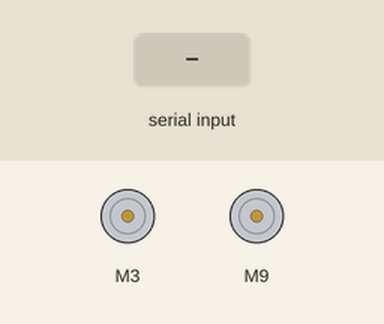
A sketch run on a simulated Arduino Uno, built with avr-gcc and run on an emulated ATmega328P. On the bench: 2 × DC motor (green arrow = forward, orange = backward, longer = faster). The test bench sets the inputs (shaded band).

Above: at 1.2 s.
1.3 s: "s" received over Serial
2.8 s: "f" received over Serial
At 3.4 s:
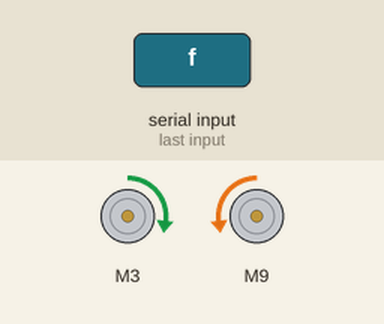
4.3 s: "r" received over Serial
At 5.6 s:
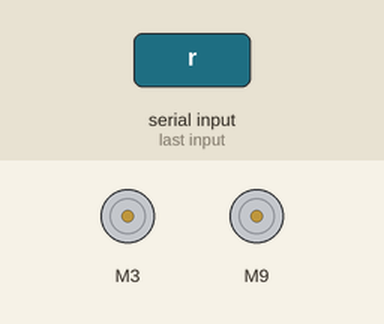
5.9 s: "l" received over Serial
At 7.1 s:
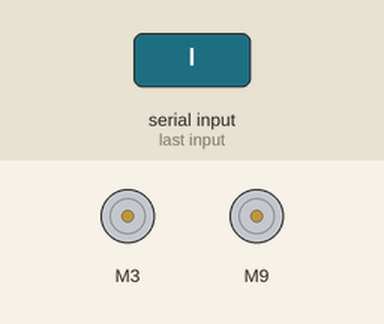
7.5 s: "b" received over Serial
At 8.2 s:
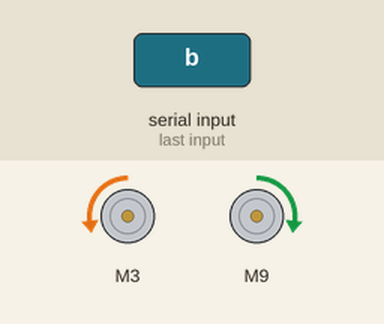
9.0 s: "c" received over Serial
At 9.3 s:
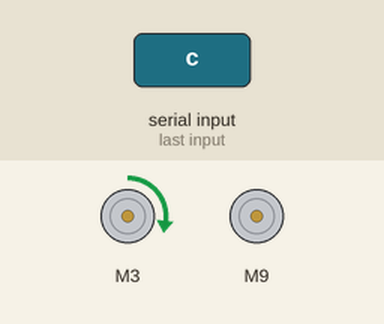
Timing chart, 0 to 11.5 s (numbered marks = the images above; inputs shaded):
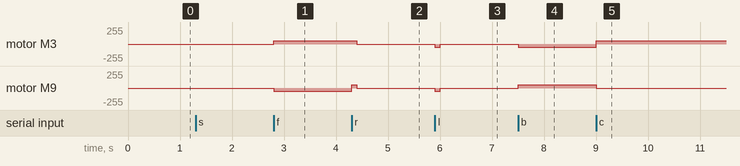

Measured:
- after the input at 2.8 s, motor M3: stopped → forward 50/255 at once; motor M9: stopped → backward 50/255 at once
- after the input at 4.3 s, motor M3: forward 50/255 → stopped after 0.10 s; motor M9: backward 50/255 → forward 50/255 at once, → stopped 0.10 s later
- after the input at 5.9 s, motor M3, motor M9: stopped → backward 50/255 at once, → stopped 0.10 s later
- after the input at 7.5 s, motor M3: stopped → backward 50/255 at once; motor M9: stopped → forward 50/255 at once
- after the input at 9.0 s, motor M3: backward 50/255 → forward 50/255 at once; motor M9: forward 50/255 → stopped at once

The sketch:

tank_code.ino
```cpp
#include "CytronMotorDriver.h"

// Configure the motor driver.
CytronMD motor1(PWM_DIR, 3, 4);  // PWM = Pin 3, DIR = Pin 4 for Motor 1.
CytronMD motor2(PWM_DIR, 9, 8);  // PWM = Pin 6, DIR = Pin 7 for Motor 2.

void setup() {
  Serial.begin(9600);  // Initialize serial communication at 9600 bits per second.

  while (Serial.available() > 0) {
    char junk = Serial.read(); // Read and discard bytes
  }
}

void loop() {
  if (Serial.available() > 0) {  // Check if data is available to read.
    char command = Serial.read(); // Read the incoming byte.

    switch (command) {
      case 's':  // Stop
        motor1.setSpeed(0);
        motor2.setSpeed(0);
        break;
      case 'f':  // Forward
        motor1.setSpeed(50);
        motor2.setSpeed(-50);
        break;
      case 'r':  // Spin Left
        char t;
        while (true)
        {
        t= Serial.read();
            motor1.setSpeed(50);  // Spin Left
            motor2.setSpeed(50);  //
            delay(100);
            motor1.setSpeed(0);
            motor2.setSpeed(0);
            delay(100);
            if(t!='r' and t!=NULL)
            break;
        }
        break;
      case 'l':  // Spin Left
          char p;
          while (true)
          {
          p= Serial.read();
              motor1.setSpeed(-50);  // Spin Left
              motor2.setSpeed(-50);  //
              delay(100);
              motor1.setSpeed(0);
              motor2.setSpeed(0);
              delay(100);
              if(p!='l' and p!=NULL)
              break;
          }
          break;
      case 'b':  // Backward
        motor1.setSpeed(-50);
        motor2.setSpeed(50);
        break;
      case 'q':  // Spin Left
        motor1.setSpeed(-50);
        motor2.setSpeed(-50);
        break;
      case 'e':  // Spin Right
        motor1.setSpeed(50);
        motor2.setSpeed(50);
        break;
      case 'c':  // Turn Right
        motor1.setSpeed(50);
        motor2.setSpeed(0);
        break;
      case 'z':  // Turn Left
        motor1.setSpeed(0);
        motor2.setSpeed(-50);
        break;
      default:   // Optional: handle unexpected characters
        motor1.setSpeed(-12);
        motor2.setSpeed(-12);
        delay(100);
        motor1.setSpeed(0);
        motor2.setSpeed(0);
        break;
    }
  }
}
```
